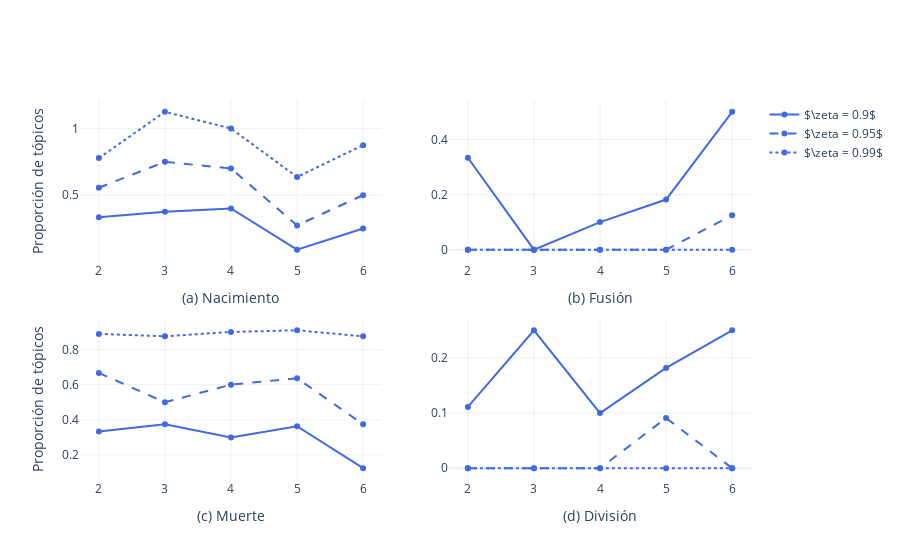

Notebook cell for this chart:
### Code cell
df_90 = evolution_by_epsilon[evolution_by_epsilon.epsilon == 0.9]
df_95 = evolution_by_epsilon[evolution_by_epsilon.epsilon == 0.95]
df_99 = evolution_by_epsilon[evolution_by_epsilon.epsilon == 0.99]
fig = make_subplots(rows = 2, cols = 2)

fig.add_trace(go.Scatter(x = df_90.epoch, y = df_90["birth"]/df_90.ntopics, showlegend=False, line = dict(color='royalblue', width=2)), row = 1, col = 1)
fig.add_trace(go.Scatter(x = df_95.epoch, y = df_95["birth"]/df_95.ntopics, showlegend=False, line = dict(color='royalblue', width=2, dash='dash')), row = 1, col = 1)
fig.add_trace(go.Scatter(x = df_99.epoch, y = df_99["birth"]/df_99.ntopics, showlegend=False, line = dict(color='royalblue', width=2, dash='dot')), row = 1, col = 1)

fig.add_trace(go.Scatter(x = df_90.epoch, y = df_90["merge"]/df_90.ntopics, name = r"$\zeta = 0.9$", line = dict(color='royalblue', width=2)), row = 1, col = 2)
fig.add_trace(go.Scatter(x = df_95.epoch, y = df_95["merge"]/df_95.ntopics, name = r"$\zeta = 0.95$",line = dict(color='royalblue', width=2, dash='dash')), row = 1, col = 2)
fig.add_trace(go.Scatter(x = df_99.epoch, y = df_99["merge"]/df_99.ntopics, name = r"$\zeta = 0.99$",line = dict(color='royalblue', width=2, dash='dot')), row = 1, col = 2)

fig.add_trace(go.Scatter(x = df_90.epoch, y = df_90["death"]/df_90.ntopics, showlegend=False, line = dict(color='royalblue', width=2)), row = 2, col = 1)
fig.add_trace(go.Scatter(x = df_95.epoch, y = df_95["death"]/df_95.ntopics, showlegend=False, line = dict(color='royalblue', width=2, dash='dash')), row = 2, col = 1)
fig.add_trace(go.Scatter(x = df_99.epoch, y = df_99["death"]/df_99.ntopics, showlegend=False, line = dict(color='royalblue', width=2, dash='dot')), row = 2, col = 1)

fig.add_trace(go.Scatter(x = df_90.epoch, y = df_90["split"]/df_90.ntopics, showlegend=False, line = dict(color='royalblue', width=2)), row = 2, col = 2)
fig.add_trace(go.Scatter(x = df_95.epoch, y = df_95["split"]/df_95.ntopics, showlegend=False, line = dict(color='royalblue', width=2, dash='dash')), row = 2, col = 2)
fig.add_trace(go.Scatter(x = df_99.epoch, y = df_99["split"]/df_99.ntopics, showlegend=False, line = dict(color='royalblue', width=2, dash='dot')), row = 2, col = 2)

fig.update_layout(template="plotly_white")
fig.update_layout(xaxis = dict(tickmode = 'linear', dtick = 1))

fig.update_xaxes(title_text="(a) Nacimiento", row=1, col=1)
fig.update_xaxes(title_text="(b) Fusión", row=1, col=2)
fig.update_xaxes(title_text="(c) Muerte", row=2, col=1)
fig.update_xaxes(title_text="(d) División", row=2, col=2)
fig.update_yaxes(title_text="Proporción de tópicos", row=1, col=1)
fig.update_yaxes(title_text="Proporción de tópicos", row=2, col=1)

### Figure 1 — Plotly figure (JSON) as saved in the notebook; plotly's stock layout.template omitted (floating-point values rounded to 4 significant figures)
{"data": [{"line": {"color": "royalblue", "width": 2}, "showlegend": false, "type": "scatter", "x": [2, 3, 4, 5, 6], "xaxis": "x", "y": [0.3333, 0.375, 0.4, 0.09091, 0.25], "yaxis": "y"}, {"line": {"color": "royalblue", "dash": "dash", "width": 2}, "showlegend": false, "type": "scatter", "x": [2, 3, 4, 5, 6], "xaxis": "x", "y": [0.5556, 0.75, 0.7, 0.2727, 0.5], "yaxis": "y"}, {"line": {"color": "royalblue", "dash": "dot", "width": 2}, "showlegend": false, "type": "scatter", "x": [2, 3, 4, 5, 6], "xaxis": "x", "y": [0.7778, 1.125, 1, 0.6364, 0.875], "yaxis": "y"}, {"line": {"color": "royalblue", "width": 2}, "name": "$\\zeta = 0.9$", "type": "scatter", "x": [2, 3, 4, 5, 6], "xaxis": "x2", "y": [0.3333, 0, 0.1, 0.1818, 0.5], "yaxis": "y2"}, {"line": {"color": "royalblue", "dash": "dash", "width": 2}, "name": "$\\zeta = 0.95$", "type": "scatter", "x": [2, 3, 4, 5, 6], "xaxis": "x2", "y": [0, 0, 0, 0, 0.125], "yaxis": "y2"}, {"line": {"color": "royalblue", "dash": "dot", "width": 2}, "name": "$\\zeta = 0.99$", "type": "scatter", "x": [2, 3, 4, 5, 6], "xaxis": "x2", "y": [0, 0, 0, 0, 0], "yaxis": "y2"}, {"line": {"color": "royalblue", "width": 2}, "showlegend": false, "type": "scatter", "x": [2, 3, 4, 5, 6], "xaxis": "x3", "y": [0.3333, 0.375, 0.3, 0.3636, 0.125], "yaxis": "y3"}, {"line": {"color": "royalblue", "dash": "dash", "width": 2}, "showlegend": false, "type": "scatter", "x": [2, 3, 4, 5, 6], "xaxis": "x3", "y": [0.6667, 0.5, 0.6, 0.6364, 0.375], "yaxis": "y3"}, {"line": {"color": "royalblue", "dash": "dot", "width": 2}, "showlegend": false, "type": "scatter", "x": [2, 3, 4, 5, 6], "xaxis": "x3", "y": [0.8889, 0.875, 0.9, 0.9091, 0.875], "yaxis": "y3"}, {"line": {"color": "royalblue", "width": 2}, "showlegend": false, "type": "scatter", "x": [2, 3, 4, 5, 6], "xaxis": "x4", "y": [0.1111, 0.25, 0.1, 0.1818, 0.25], "yaxis": "y4"}, {"line": {"color": "royalblue", "dash": "dash", "width": 2}, "showlegend": false, "type": "scatter", "x": [2, 3, 4, 5, 6], "xaxis": "x4", "y": [0, 0, 0, 0.09091, 0], "yaxis": "y4"}, {"line": {"color": "royalblue", "dash": "dot", "width": 2}, "showlegend": false, "type": "scatter", "x": [2, 3, 4, 5, 6], "xaxis": "x4", "y": [0, 0, 0, 0, 0], "yaxis": "y4"}], "layout": {"xaxis": {"anchor": "y", "domain": [0, 0.45], "dtick": 1, "tickmode": "linear", "title": {"text": "(a) Nacimiento"}}, "xaxis2": {"anchor": "y2", "domain": [0.55, 1], "title": {"text": "(b) Fusión"}}, "xaxis3": {"anchor": "y3", "domain": [0, 0.45], "title": {"text": "(c) Muerte"}}, "xaxis4": {"anchor": "y4", "domain": [0.55, 1], "title": {"text": "(d) División"}}, "yaxis": {"anchor": "x", "domain": [0.575, 1], "title": {"text": "Proporción de tópicos"}}, "yaxis2": {"anchor": "x2", "domain": [0.575, 1]}, "yaxis3": {"anchor": "x3", "domain": [0, 0.425], "title": {"text": "Proporción de tópicos"}}, "yaxis4": {"anchor": "x4", "domain": [0, 0.425]}}}
